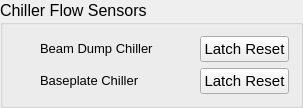
        <widget class="QGroupBox" name="ChillerFlowSensors">
         <property name="sizePolicy">
          <sizepolicy hsizetype="MinimumExpanding" vsizetype="MinimumExpanding">
           <horstretch>0</horstretch>
           <verstretch>0</verstretch>
          </sizepolicy>
         </property>
         <property name="maximumSize">
          <size>
           <width>400</width>
           <height>16777215</height>
          </size>
         </property>
         <property name="font">
          <font>
           <pointsize>12</pointsize>
          </font>
         </property>
         <property name="title">
          <string>Chiller Flow Sensors</string>
         </property>
         <layout class="QVBoxLayout" name="verticalLayout_9">
          <item>
           <layout class="QHBoxLayout" name="horizontalLayout_5">
            <item>
             <widget class="PyDMByteIndicator" name="PyDMByteIndicator_3">
              <property name="sizePolicy">
               <sizepolicy hsizetype="Fixed" vsizetype="Fixed">
                <horstretch>0</horstretch>
                <verstretch>0</verstretch>
               </sizepolicy>
              </property>
              <property name="minimumSize">
               <size>
                <width>20</width>
                <height>20</height>
               </size>
              </property>
              <property name="maximumSize">
               <size>
                <width>20</width>
                <height>20</height>
               </size>
              </property>
              <property name="sizeIncrement">
               <size>
                <width>20</width>
                <height>20</height>
               </size>
              </property>
              <property name="toolTip">
               <string/>
              </property>
              <property name="alarmSensitiveContent" stdset="0">
               <bool>true</bool>
              </property>
              <property name="channel" stdset="0">
               <string>ca://HPO:LPS:DUMP_CHILLER:ERROR_RBV</string>
              </property>
              <property name="onColor" stdset="0">
               <color>
                <red>255</red>
                <green>0</green>
                <blue>0</blue>
               </color>
              </property>
              <property name="offColor" stdset="0">
               <color>
                <red>0</red>
                <green>255</green>
                <blue>0</blue>
               </color>
              </property>
              <property name="showLabels" stdset="0">
               <bool>false</bool>
              </property>
             </widget>
            </item>
            <item>
             <widget class="PyDMLabel" name="PyDMLabel_59">
              <property name="sizePolicy">
               <sizepolicy hsizetype="Preferred" vsizetype="Fixed">
                <horstretch>0</horstretch>
                <verstretch>0</verstretch>
               </sizepolicy>
              </property>
              <property name="font">
               <font>
                <pointsize>10</pointsize>
               </font>
              </property>
              <property name="toolTip">
               <string/>
              </property>
              <property name="text">
               <string>Beam Dump Chiller</string>
              </property>
             </widget>
            </item>
            <item>
             <spacer name="horizontalSpacer_7">
              <property name="orientation">
               <enum>Qt::Horizontal</enum>
              </property>
              <property name="sizeHint" stdset="0">
               <size>
                <width>40</width>
                <height>20</height>
               </size>
              </property>
             </spacer>
            </item>
            <item>
             <widget class="PyDMPushButton" name="PyDMPushButton_2">
              <property name="font">
               <font>
                <pointsize>11</pointsize>
               </font>
              </property>
              <property name="toolTip">
               <string/>
              </property>
              <property name="text">
               <string>Latch Reset</string>
              </property>
              <property name="channel" stdset="0">
               <string>ca://HPO:LPS:DUMP_CHILLER:RESET</string>
              </property>
              <property name="showConfirmDialog" stdset="0">
               <bool>true</bool>
              </property>
              <property name="confirmMessage" stdset="0">
               <string>Are you sure you want to reset the beam dump chiller error?</string>
              </property>
              <property name="pressValue" stdset="0">
               <string notr="true">1</string>
              </property>
             </widget>
            </item>
           </layout>
          </item>
          <item>
           <layout class="QHBoxLayout" name="horizontalLayout_40">
            <item>
             <widget class="PyDMByteIndicator" name="PyDMByteIndicator_4">
              <property name="sizePolicy">
               <sizepolicy hsizetype="Fixed" vsizetype="Fixed">
                <horstretch>0</horstretch>
                <verstretch>0</verstretch>
               </sizepolicy>
              </property>
              <property name="minimumSize">
               <size>
                <width>20</width>
                <height>20</height>
               </size>
              </property>
              <property name="maximumSize">
               <size>
                <width>20</width>
                <height>20</height>
               </size>
              </property>
              <property name="toolTip">
               <string/>
              </property>
              <property name="alarmSensitiveContent" stdset="0">
               <bool>true</bool>
              </property>
              <property name="channel" stdset="0">
               <string>ca://HPO:LPS:BASEPLATE_CHILLER:ERROR_RBV</string>
              </property>
              <property name="onColor" stdset="0">
               <color>
                <red>255</red>
                <green>0</green>
                <blue>0</blue>
               </color>
              </property>
              <property name="offColor" stdset="0">
               <color>
                <red>0</red>
                <green>255</green>
                <blue>0</blue>
               </color>
              </property>
              <property name="showLabels" stdset="0">
               <bool>false</bool>
              </property>
             </widget>
            </item>
            <item>
             <widget class="PyDMLabel" name="PyDMLabel_60">
              <property name="sizePolicy">
               <sizepolicy hsizetype="Preferred" vsizetype="Fixed">
                <horstretch>0</horstretch>
                <verstretch>0</verstretch>
               </sizepolicy>
              </property>
              <property name="font">
               <font>
                <pointsize>10</pointsize>
               </font>
              </property>
              <property name="toolTip">
               <string/>
              </property>
              <property name="text">
               <string>Baseplate Chiller</string>
              </property>
             </widget>
            </item>
            <item>
             <spacer name="horizontalSpacer_8">
              <property name="orientation">
               <enum>Qt::Horizontal</enum>
              </property>
              <property name="sizeHint" stdset="0">
               <size>
                <width>40</width>
                <height>20</height>
               </size>
              </property>
             </spacer>
            </item>
            <item>
             <widget class="PyDMPushButton" name="PyDMPushButton_3">
              <property name="font">
               <font>
                <pointsize>11</pointsize>
               </font>
              </property>
              <property name="toolTip">
               <string/>
              </property>
              <property name="text">
               <string>Latch Reset</string>
              </property>
              <property name="channel" stdset="0">
               <string>ca://HPO:LPS:BASEPLATE_CHILLER:RESET</string>
              </property>
              <property name="showConfirmDialog" stdset="0">
               <bool>true</bool>
              </property>
              <property name="confirmMessage" stdset="0">
               <string>Are you sure you want to reset the Baseplate Chiller error?</string>
              </property>
              <property name="pressValue" stdset="0">
               <string notr="true">1</string>
              </property>
             </widget>
            </item>
           </layout>
          </item>
         </layout>
        </widget>
